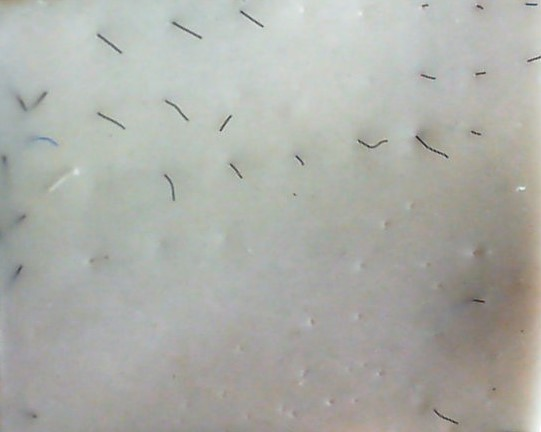
#> input picture microsoft2.jpg, 541 x 432 px
$ python blackdot_detect.py   (older library calls are emulated)
#> lines starting #> are read from the running program, lines starting #| are printed output that depends on the picture; after the words box and inside, x2 and y2 are one past the last pixel; in counts of white or black regions, pixels touching at a corner belong together
import cv2
import numpy as np

img = cv2.imread("microsoft2.jpg")
#> img is the input picture: shape (432, 541, 3); mean B, G, R 168.5, 174.1, 172.4
img = cv2.cvtColor(img, cv2.COLOR_BGR2HSV)
#> img: shape (432, 541, 3); mean H, S, V 51.5, 13.4, 176.1
lower_black = np.array([0,0,0])

upper_black = np.array([160,255,120])

mask = cv2.inRange(img, lower_black, upper_black)
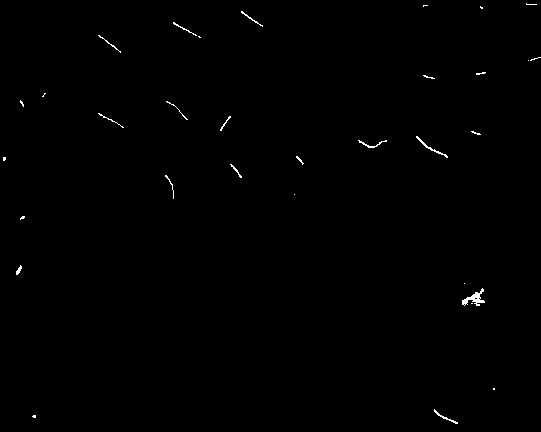
#> mask: shape (432, 541); 0.36% white in thin lines or dots
cv2.imshow("Mask",mask)
cv2.waitKey(0)
#cv2.destroyAllWindows()

_,cnts,_ = cv2.findContours(mask, cv2.RETR_LIST, cv2.CHAIN_APPROX_SIMPLE)
#> cnts = 35 contours, 31 with area under 20; largest, box (x1, y1, x2, y2) and area: (462, 288, 485, 306) 121, (416, 136, 448, 158) 45, (434, 409, 458, 424) 30, (358, 140, 387, 148) 26

# area1 and area2 are the range of contour area, change accordingly
area1 = 1
area2 = 200
totalDots = []

# Count the total number of contours
for cnt in cnts:
	if area1 < cv2.contourArea(cnt) < area2:
		print(cv2.contourArea(cnt))
		totalDots.append(cnt)
		x,y,w,h = cv2.boundingRect(cnt)
		cv2.rectangle(mask, (x, y), (x + w, y + h), (0, 255,0), 2)
		center = (x,y)
		center2 = (int(x+(w/2)),int(y+(h/2)))
		#cv2.circle(mask,center,int(w/2),(255,255,255),2)
		cv2.circle(mask,center2,int(w/2),(255,255,255),2)
		#print ("center: ", center)
		print("center2: ",center2)
#> this loop made 35 passes
#> (cnt, x, y, w, h, center2) on passes 4, 6: ([[463, 304], [464, 303], [465, 304], [464, 305]], 463, 303, 3, 3, (464, 304)), ([[478, 298], [479, 297], [480, 298], [479, 299]], 478, 297, 3, 3, (479, 298))
#> (x, y, w, h, center2) on passes 1, 2, 7, 8, 10, 11: (32, 415, 4, 3, (34, 416)), (434, 409, 24, 15, (446, 416)), (474, 297, 4, 3, (476, 298)), (462, 288, 23, 18, (473, 297)), (16, 265, 6, 10, (19, 270)), (20, 216, 5, 4, (22, 218))
#> (printed output is left out)
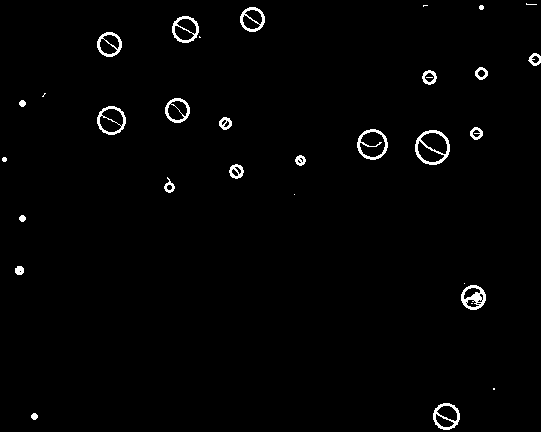
#> mask: shape (432, 541); 1.5% white; 32 white regions (9 under 20 px)
#> after the loop, totalDots = 26 contours, 22 with area under 20; largest, box (x1, y1, x2, y2) and area: (462, 288, 485, 306) 121, (416, 136, 448, 158) 45, (434, 409, 458, 424) 30, (358, 140, 387, 148) 26

#text = "Total number of dots are: {}".format(len(totalDots))
#cv2.putText(mask, text, (50, 20), cv2.FONT_HERSHEY_SIMPLEX, 0.7, (200, 255, 255), 2)

print("Total number of dots are:{}".format(len(totalDots)))
#| Total number of dots are:26
cv2.imshow("dot",mask)
cv2.waitKey(0)
cv2.destroyAllWindows()

$ run again, with microsoft1.jpg copied over microsoft2.jpg
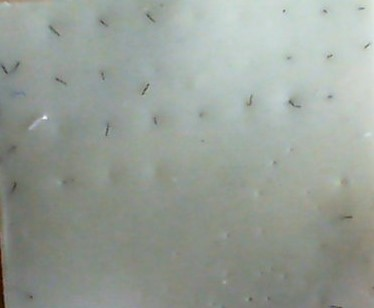
#> input picture microsoft1.jpg, 374 x 308 px
#> img is the input picture: shape (308, 374, 3); mean B, G, R 151.5, 158.9, 151.5
#> img: shape (308, 374, 3); mean H, S, V 59.6, 17.3, 159.2
#> `mask = cv2.inRange(img, lower_black, upper_black)`:
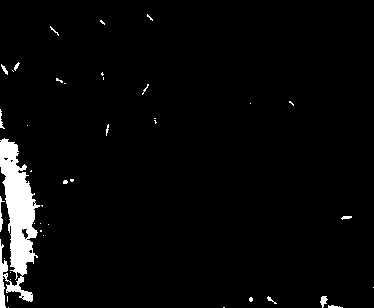
#> mask: shape (308, 374); 3.5% white; 41 white regions (31 under 20 px)
#> cnts = 50 contours, 45 with area under 20; largest, box (x1, y1, x2, y2) and area: (0, 138, 40, 308) 3225, (21, 228, 29, 240) 47, (320, 296, 328, 308) 40, (0, 196, 5, 232) 26, (1, 64, 8, 75) 20
#> the loop `for cnt in cnts:` made 50 passes
#> (cnt, x, y, w, h, center2) on passes 9, 10, 13: ([[30, 294], [31, 293], [32, 294], [31, 295]], 30, 293, 3, 3, (31, 294)), ([[6, 291], [7, 290], [8, 291], [7, 292]], 6, 290, 3, 3, (7, 291)), ([[5, 275], [6, 274], [7, 275], [6, 276]], 5, 274, 3, 3, (6, 275))
#> (printed output is left out)
#> after the loop `for cnt in cnts:`:
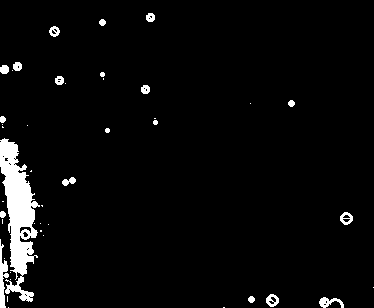
#> mask: shape (308, 374); 4% white; 44 white regions (24 under 20 px)
#> after the loop `for cnt in cnts:`: totalDots = 29 contours, 25 with area under 20; largest, box (x1, y1, x2, y2) and area: (21, 228, 29, 240) 47, (320, 296, 328, 308) 40, (0, 196, 5, 232) 26, (1, 64, 8, 75) 20
#| Total number of dots are:29
